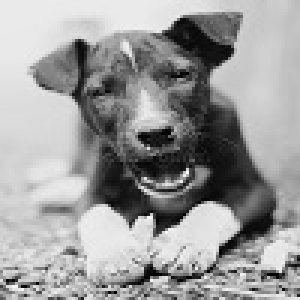
#> input picture Digital Image Processing/Assignment 7/dog.jpg, 100 x 100 px (shown 3 times larger)
$ jupyter execute --allow-errors q.ipynb
#> lines starting #> are read from the running program, lines starting #| are printed output that depends on the picture
# CS20B1044 DIP Assignment 7

1. Swap phase of the dog image and magnitude of the Lena image and display the output.
2. Swap phase of the Lena image and magnitude of the dog image and display the output
Solve 1 & 2 using built-in function (4 marks) and user defined function (6 marks).

<ins> Note: </ins> \
a. Write a function to implement FFT for 1D signal. \
b. Implement DFT function for an image using the “FFT for 1D” signal( derived in a) \
c. Consider the images of Lena and dog images attached. Find phase and magnitude of the dog and Lena images using the DFT function (in b).

[cell 1]
# This Assignment is done by CS20B1044 Avinash R Changrani
# importing required libraries

import cv2
import numpy as np
import math
import matplotlib.pyplot as plt

[cell 2]
# load the lena image
img = cv2.imread('Lena.png')

# convert the image to grayscale
#> (the rest of this cell did not finish here and is left out)

[cell 3]
# load the dog image
img2 = cv2.imread('dog.jpg')
#> img2 is the input picture: shape (100, 100, 3); min 0, max 254, mean 155

# convert the image to grayscale
img2 = cv2.cvtColor(img2, cv2.COLOR_BGR2GRAY)
#> img2: shape (100, 100)

# display the image using matplotlib
plt.imshow(img2, cmap='gray')
plt.show()

#> (a cell that did not finish here is left out)

#> (a cell that did not finish here is left out)

[cell 6]
# inbuilt fft function
def fft_inbuilt(signal):
    return np.fft.fft(signal)

# user defined fft function (recursive using Cooley-Tukey algorithm)
def fft_userdefined(signal):
    n = len(signal)
    # Compute FFT recursively
    if n == 1:
        return signal
    else:
        x_even = fft_userdefined(signal[::2])
        x_odd = fft_userdefined(signal[1::2])
        factor = np.exp(-2j * np.pi * np.arange(n) / n)
        return np.concatenate([x_even + factor[:int(n/2)] * x_odd,
                               x_even + factor[int(n/2):] * x_odd])

# inbuilt dft function
def dft_inbuilt(image):
    # Compute DFT of rows
    dft_rows = np.apply_along_axis(np.fft.fft, 1, image)

    # Compute DFT of columns
    dft_cols = np.apply_along_axis(np.fft.fft, 0, dft_rows)
    # Shift the zero-frequency component to the center of the spectrum
    #dft_cols = np.fft.fftshift(dft_cols)
    return dft_cols

# user defined dft function
def dft_userdefined(image):
     # Compute 2D DFT of an image using 1D FFT
    M, N = image.shape
    dft = np.zeros((M, N), dtype=np.complex128)
    for i in range(M):
        dft[i, :] = fft_userdefined(image[i, :])
    for j in range(N):
        dft[:, j] = fft_userdefined(dft[:, j])
    # Shift the zero-frequency component to the center of the spectrum
    #dft = np.fft.fftshift(dft)
    return dft

# inbuilt function to compute magnitude and phase
def magnitude_and_phase_inbuilt(image):
    # Compute DFT of image
    dft_result = dft_inbuilt(image)

    # Compute magnitude and phase
    magnitude = np.abs(dft_result)
    phase = np.angle(dft_result)

    return magnitude, phase

# user defined function to compute magnitude and phase
def magnitude_and_phase_userdefined(image):
    # Compute DFT of image
    dft_result = dft_userdefined(image)

    # Compute magnitude and phase
    magnitude = np.abs(dft_result)
    phase = np.angle(dft_result)

    return magnitude, phase

#> (a cell that did not finish here is left out)

#> (a cell that did not finish here is left out)

#> (a cell that did not finish here is left out)

#> (a cell that did not finish here is left out)

[cell 11]
# perform dft using inbuilt function and display the image
magnitude_dog_inbuilt, phase_dog_inbuilt = magnitude_and_phase_inbuilt(img2)
#> in magnitude_and_phase_inbuilt (call 2), `magnitude = np.abs(dft_result)`:
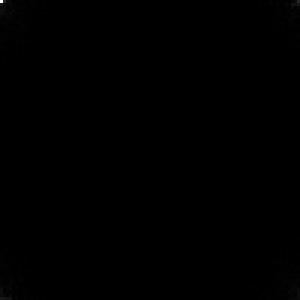
#> magnitude: shape (100, 100) float64 (shown 3 times larger); min 16.39, max 1549519, mean 2939; drawn with min black and max white
#> in magnitude_and_phase_inbuilt (call 2), `phase = np.angle(dft_result)`:
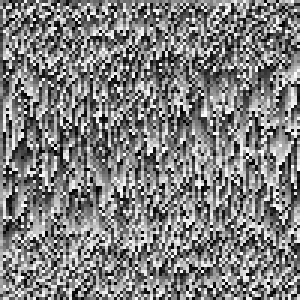
#> phase: shape (100, 100) float64 (shown 3 times larger); min -3.14, max 3.14, mean 0.000314; drawn with min black and max white
# display the magnitude and phase of the image

plt.imshow(magnitude_dog_inbuilt, cmap='gray')
plt.suptitle("Magnitude of dog image using inbuilt function")
plt.show()

plt.imshow(phase_dog_inbuilt, cmap='gray')
plt.suptitle("Phase of dog image using inbuilt function")
plt.show()

#> (a cell that did not finish here is left out)

#> the loop in dft_userdefined (call 2), `for i in range(M):` made 1 pass
